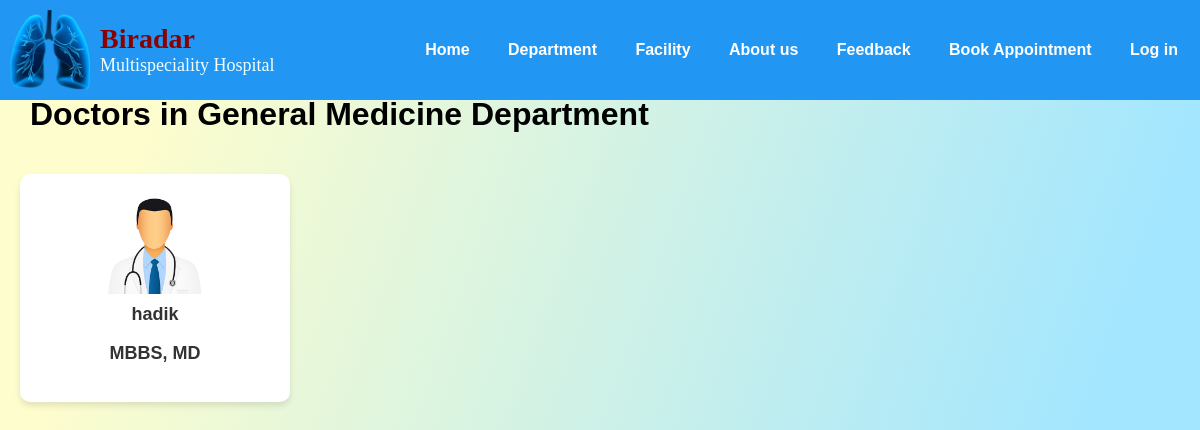
The app's page /doctor.php?department_id=14 with its own data.
### tables this page shows
CREATE TABLE `department` (
  `department_id` int(11) NOT NULL,
  `department_name` varchar(30) NOT NULL,
  `department_logo` varchar(255) NOT NULL
);

CREATE TABLE `doctor` (
  `doctor_id` int(11) NOT NULL,
  `doctor_name` varchar(30) NOT NULL,
  `doctor_image` varchar(50) NOT NULL,
  `department_id` int(11) NOT NULL,
  `doctor_experience` varchar(30) NOT NULL,
  `doctor_degree` varchar(50) NOT NULL,
  `doctor_specialities` varchar(30) NOT NULL,
  `doctor_gender` varchar(6) NOT NULL,
  `doctor_age` int(2) NOT NULL
);

### doctor.php (the view, shortened to what this page needs)
<?php
require_once('inc/connection.php');
if (isset($_GET['department_id'])) {
    $department_id = $_GET['department_id'];
    $select_department = "SELECT * FROM department WHERE department_id = $department_id";
    $run_department = mysqli_query($conn, $select_department);
    $department = mysqli_fetch_assoc($run_department);
    $select_doctors = "SELECT * FROM doctor WHERE department_id = $department_id";
    $run_doctors = mysqli_query($conn, $select_doctors);
    $num_doctors = mysqli_num_rows($run_doctors);
} else {
    echo "Department not specified.";
    exit;
}
?>
<!DOCTYPE html>
<html lang="en">
<head>
</head>
<body>
    <?php require_once('inc/header.php'); ?>
    <main>
        <h1>Doctors in <?php echo $department['department_name']; ?> Department</h1>
        <?php
        if ($num_doctors > 0) {
            echo '<div class="doctor-container">';
            while ($row_doctor = mysqli_fetch_assoc($run_doctors)) {
                $doctor_name = $row_doctor['doctor_name'];
                $doctor_image = $row_doctor['doctor_image'];
                $doctor_degree = $row_doctor['doctor_degree'];
        ?>
            <a href="#" class="box">
                <div class="content">
                    <div class="img">
                        <img src="admin/upload/<?php echo $doctor_image; ?>" alt="<?php echo $doctor_name; ?> Photo">
                    </div>
                    <h3 class="doctor-name"><?php echo $doctor_name; ?></h3>
                    <h3 class="doctor-name"><?php echo $doctor_degree; ?></h3>
                </div>
            </a>
        <?php
            }
            echo '</div>';
        } else {
            echo '<p>No doctors available in this department.</p>';
        }
        ?>
    </main>
</body>
</html>

### doctor.php (style rules this page uses)
main { margin-top: 5%; }
h1 { margin-left: 30px; }
.doctor-container { display: flex; flex-wrap: wrap; justify-content: space-between; padding: 20px; }
.box { background-color: white; border-radius: 10px; box-shadow: 0 4px 6px rgba(0, 0, 0, 0.1); margin-bottom: 20px; flex: 0 1 calc(25% - 20px); overflow: hidden; text-decoration: none; transition: transform 0.3s; }
.content { padding: 20px; }
.img img { max-width: 100px; max-height: 100px; display: block; margin: 0 auto; }
.doctor-name { margin-top: 10px; font-size: 18px; font-weight: bold; text-align: center; color: #333; }

### records on screen
department: department_name "General Medicine"
doctor: doctor_image (picture), doctor_name "hadik", doctor_degree "MBBS, MD"
